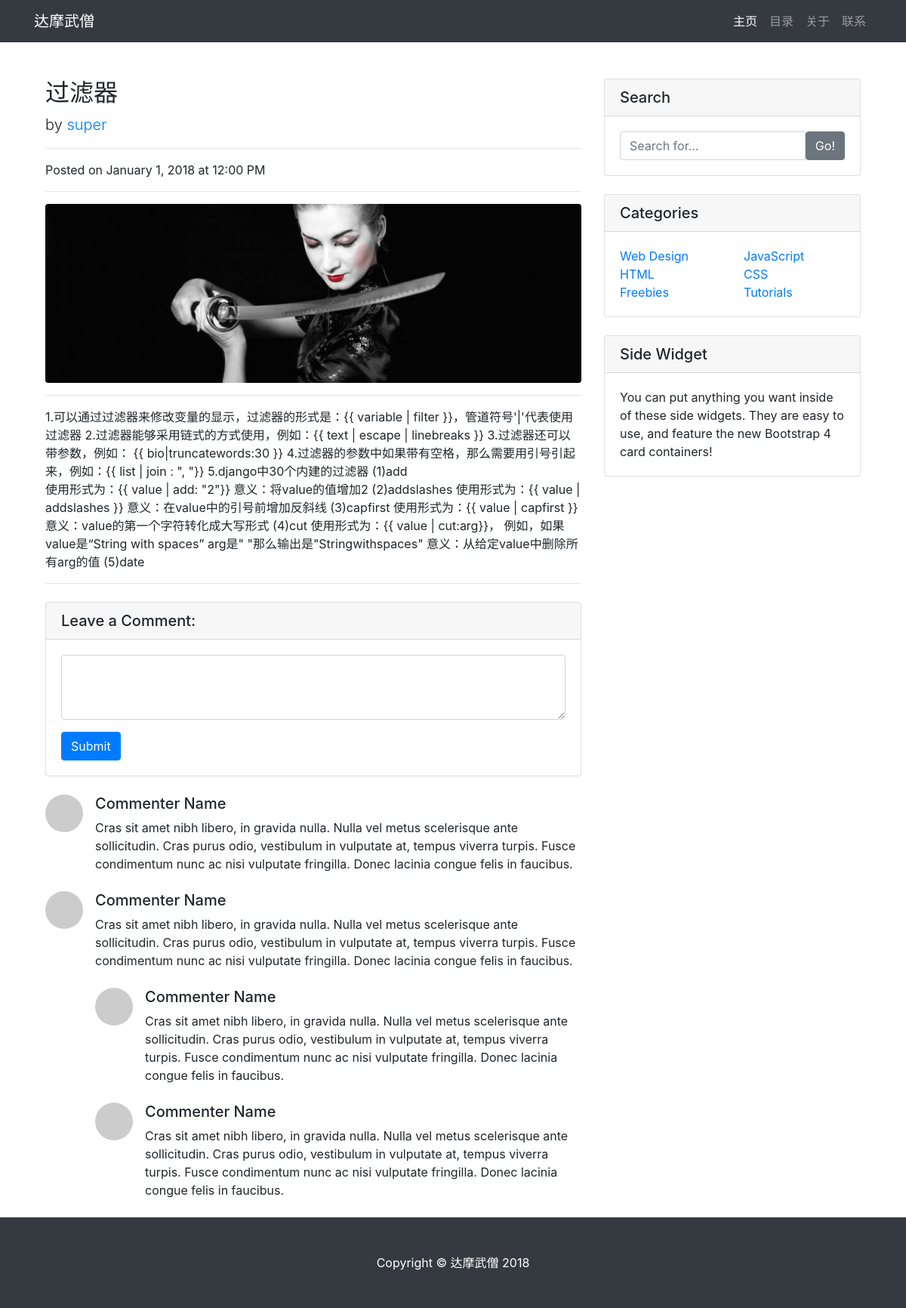
The app's page /post/1/ with its own data.
### blog/models.py (models this page shows, shortened)
class Post(models.Model):
    title = models.CharField(max_length=128, verbose_name=u"标题")
    author = models.ForeignKey('auth.User', verbose_name=u"博客作者", on_delete=models.CASCADE)
    body = models.TextField(verbose_name=u"博客正文")
    images = models.ImageField(upload_to='blog/images', null=True, blank=True, verbose_name=u"博客配图")
    category = models.ForeignKey(Category, verbose_name=u"博客分类", on_delete=models.CASCADE)
    tags = models.ManyToManyField(Tag, blank=True, verbose_name=u"标签")
    excerpt = models.CharField(max_length=200, blank=True, null=True, verbose_name=u"博客摘要")
    visiting = models.PositiveIntegerField(default=0, verbose_name=u"访问量")
    created_data = models.DateTimeField(auto_now_add=True, verbose_name=u"创建时间")
    published_data = models.DateTimeField(auto_now=True, verbose_name=u"修改时间")
    class Meta:
        ordering = ['-created_data']
        verbose_name = u"博客文章"
        verbose_name_plural = verbose_name

### blog/views.py (the view)
# urls.py: path('post/<int:blog_id>/', views.post_detail, name="post_detail"),
def post_detail(request, blog_id):
    post = get_object_or_404(Post, id=blog_id)
    md = markdown.Markdown(extensions=[
        'markdown.extensions.extra',
        'markdown.extensions.codehilite',
        'markdown.extensions.toc',
    ])
    post.body = md.convert(post.body)
    post.toc = md.toc
    return render(request, 'blog/post_detail.html', locals())

### blog/templates/blog/post_detail.html (shortened to what this page needs)
{% extends 'blog/base.html' %}
{% load staticfiles %}
{% block content %}
    <div class="container">
      <div class="row">
        <div class="col-lg-8">
          <h2 class="mt-4">{{ post.title }}</h2>
          <p class="lead">
            by
            <a href="#">{{ post.author }}</a>
          </p>
          <hr>
          <p>Posted on January 1, 2018 at 12:00 PM</p>
          <hr>
          <img class="img-fluid rounded" src="{% static 'image/timg.jpg' %}" alt="">
          <hr>
            <p >
                {{ post.body|safe }}
            </p>
          <hr>
          <div class="card my-4">
            <h5 class="card-header">Leave a Comment:</h5>
            <div class="card-body">
              <form>
                <div class="form-group">
                  <textarea class="form-control" rows="3"></textarea>
                </div>
                <button type="submit" class="btn btn-primary">Submit</button>
              </form>
            </div>
          </div>
          <div class="media mb-4">
            <img class="d-flex mr-3 rounded-circle" src="http://placehold.it/50x50" alt="">
            <div class="media-body">
              <h5 class="mt-0">Commenter Name</h5>
              Cras sit amet nibh libero, in gravida nulla. Nulla vel metus scelerisque ante sollicitudin. Cras purus odio, vestibulum in vulputate at, tempus viverra turpis. Fusce condimentum nunc ac nisi vulputate fringilla. Donec lacinia congue felis in faucibus.
            </div>
          </div>
          <div class="media mb-4">
            <img class="d-flex mr-3 rounded-circle" src="http://placehold.it/50x50" alt="">
            <div class="media-body">
              <h5 class="mt-0">Commenter Name</h5>
              Cras sit amet nibh libero, in gravida nulla. Nulla vel metus scelerisque ante sollicitudin. Cras purus odio, vestibulum in vulputate at, tempus viverra turpis. Fusce condimentum nunc ac nisi vulputate fringilla. Donec lacinia congue felis in faucibus.
              <div class="media mt-4">
                <img class="d-flex mr-3 rounded-circle" src="http://placehold.it/50x50" alt="">
                <div class="media-body">
                  <h5 class="mt-0">Commenter Name</h5>
                  Cras sit amet nibh libero, in gravida nulla. Nulla vel metus scelerisque ante sollicitudin. Cras purus odio, vestibulum in vulputate at, tempus viverra turpis. Fusce condimentum nunc ac nisi vulputate fringilla. Donec lacinia congue felis in faucibus.
                </div>
              </div>
              <div class="media mt-4">
                <img class="d-flex mr-3 rounded-circle" src="http://placehold.it/50x50" alt="">
                <div class="media-body">
                  <h5 class="mt-0">Commenter Name</h5>
                  Cras sit amet nibh libero, in gravida nulla. Nulla vel metus scelerisque ante sollicitudin. Cras purus odio, vestibulum in vulputate at, tempus viverra turpis. Fusce condimentum nunc ac nisi vulputate fringilla. Donec lacinia congue felis in faucibus.
                </div>
              </div>
            </div>
          </div>
        </div>
        <div class="col-md-4">
          <div class="card my-4">
            <h5 class="card-header">Search</h5>
            <div class="card-body">
              <div class="input-group">
                <input type="text" class="form-control" placeholder="Search for...">
                <span class="input-group-btn">
                  <button class="btn btn-secondary" type="button">Go!</button>
                </span>
              </div>
            </div>
          </div>
          <div class="card my-4">
            <h5 class="card-header">Categories</h5>
            <div class="card-body">
              <div class="row">
                <div class="col-lg-6">
                  <ul class="list-unstyled mb-0">
                    <li>
                      <a href="#">Web Design</a>
                    </li>
                    <li>
                      <a href="#">HTML</a>
                    </li>
                    <li>
                      <a href="#">Freebies</a>
                    </li>
                  </ul>
                </div>
                <div class="col-lg-6">
                  <ul class="list-unstyled mb-0">
                    <li>
                      <a href="#">JavaScript</a>
                    </li>
                    <li>
                      <a href="#">CSS</a>
                    </li>
                    <li>
                      <a href="#">Tutorials</a>
                    </li>
                  </ul>
                </div>
              </div>
            </div>
          </div>
          <div class="card my-4">
            <h5 class="card-header">Side Widget</h5>
            <div class="card-body">
              You can put anything you want inside of these side widgets. They are easy to use, and feature the new Bootstrap 4 card containers!
            </div>
          </div>
        </div>
      </div>
    </div>
{% endblock %}

### static/css/blog-home.css (style rules this page uses)
body { padding-top: 54px; }
@media (min-width: 992px) { body { padding-top: 56px; } }

### records on screen
Post: title "过滤器", author "super", body "1.可以通过过滤器来修改变量的显示，过滤器的形式是：{{ variable | filter }}，管道符号'|'代表使用过滤器 2.过滤器能够采用链式的方式使用，例如：{{ text | escape | linebreaks }} 3.过滤器还可以带参数，例如： {{ bio|truncatewords:30 }} 4.过滤器的参数中如果带有空格，那么需要用引号引起来，例如：{{ list | join : \", \"}} 5.django中30个内建的过滤器 (1)add 使用形式为：{{ value | add: \"2\"}} 意义：将value的值增加2 (2)addslashes 使用形式为：{{ value | addslashes }} 意义：在value中的引号前增加反斜线 (3)capfirst 使用形式为：{{ value | capfirst }} 意义：value的第一个字符转化成大写形式 (4)cut 使用形式为：{{ value | cut:arg}}， 例如，如果value是“String with spaces” arg是\" \"那么输出是\"Stringwithspaces\" 意义：从给定value中删除所有arg的值 (5)date"
